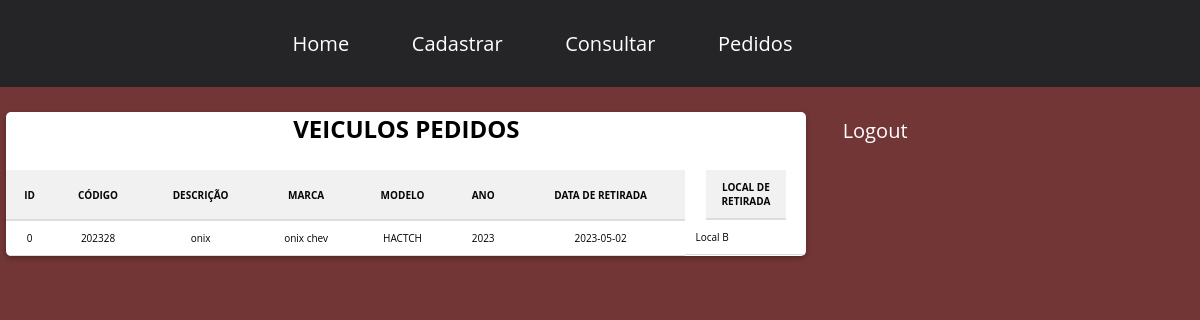
Screenshot of /admin/painel/alugado.php (signed in) with the database file from the repository.
### tables this page shows
CREATE TABLE `aluguel` (
  `id` int(11) NOT NULL,
  `data_retirada` date DEFAULT NULL,
  `local_retirada` varchar(255) DEFAULT NULL,
  `codigo_veiculo` int(11) DEFAULT NULL,
  `descricao` varchar(255) DEFAULT NULL,
  `marca` varchar(255) DEFAULT NULL,
  `modelo` varchar(255) DEFAULT NULL,
  `ano` int(11) DEFAULT NULL
);

### admin/painel/alugado.php (the view)
<?php
require('../topo_admin.php');
require('../../conexao.php');
$select_aluguel = mysqli_query($conexao, "SELECT * FROM aluguel ORDER BY id ASC");
if (mysqli_num_rows($select_aluguel) > 0) {
?>
<link rel='stylesheet' type='text/css' media='screen' href='../../css/Estilo.css'>
    <div class="estila_tabela">
        <div><h1>VEICULOS PEDIDOS</h1></div>
        <table>
            <tr class="tabela_cabecalho">
                <td>ID</td>
                <td>CÓDIGO</td>
                <td>DESCRIÇÃO</td>
                <td>MARCA</td>
                <td>MODELO</td>
                <td>ANO</td>
                <td>DATA DE RETIRADA</td>
                <td>LOCAL DE RETIRADA</td>
            </tr>
            <?php while ($dados_veiculo = mysqli_fetch_assoc($select_aluguel)) { ?>
            <tr>
                <td><?php echo $dados_veiculo['id'];?></td>
                <td><?php echo $dados_veiculo['codigo_veiculo'];?></td>
                <td><?php echo $dados_veiculo['descricao'];?></td>
                <td><?php echo $dados_veiculo['marca'];?></td>
                <td><?php echo $dados_veiculo['modelo'];?></td>
                <td><?php echo $dados_veiculo['ano'];?></td>
                <td><?php echo $dados_veiculo['data_retirada'];?></td>
                <td><?php echo $dados_veiculo['local_retirada'];?></td>
            </tr>
            <?php } ?>
        </table>
    </div>
<?php
} else {
    echo "<script> alert ('NÃO EXISTEM VEICULOS ALUGADOS!');</script>";
    echo "<script> window.location.href='$url_admin/painel';</script>";
}
?>
</body>
</html>

### css/Estilo.css (style rules this page uses)
* { margin: 0; padding: 0; font-family: Arial, Helvetica, sans-serif; }
body { background-color: #0d4883; }
html { font-size: 62.5%; }
h1 { font-size: 4rem; margin-bottom: 2.5rem; color: #000000; }
* { margin: 0 auto; padding: 0; box-sizing: border-box; font-family: 'Open Sans', sans-serif; }
.estila_tabela table { border-collapse: collapse; width: 100%; }
.estila_tabela th, .estila_tabela td { text-align: left; padding: 8px; }
.tabela_cabecalho { background-color: #ffffff; color: rgb(7, 5, 5); }
.tabela_cabecalho td:last-child, td:last-child { text-align: center; }
.tabela_cabecalho td:last-child { width: 80px; }
td:last-child { display: flex; align-items: center; }
body { font-family: Arial, sans-serif; background-color: #723636; }
h1 { font-size: 24px; margin-top: 0; text-align: center; }
.estila_tabela { margin: 20px auto; max-width: 800px; background-color: #fff; border-radius: 5px; box-shadow: 0px 2px 5px rgba(0, 0, 0, 0.3); overflow: hidden; }
.estila_tabela table { width: 100%; border-collapse: collapse; }
.estila_tabela td { padding: 10px; text-align: center; border-bottom: 1px solid #ddd; }
.estila_tabela .tabela_cabecalho td { font-weight: bold; background-color: #f1f1f1; border-bottom: 2px solid #ddd; }

### rows the page displays
aluguel: id "0", codigo_veiculo "202328", descricao "onix", marca "onix chev", modelo "HACTCH", ano "2023", data_retirada "2023-05-02", local_retirada "Local B"
